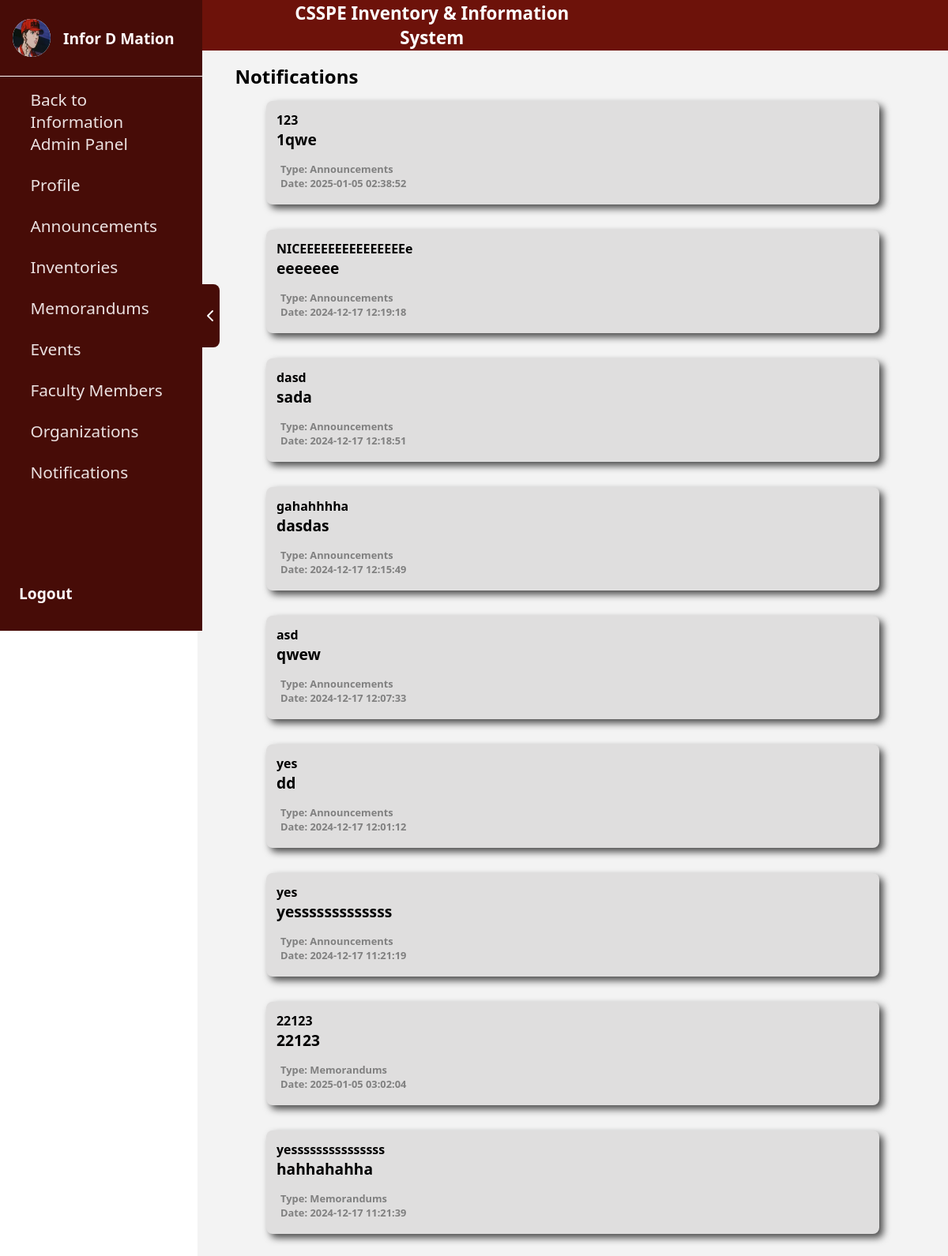
The app's page /homePage/notification.php (signed in) with its own data.
### tables this page shows
CREATE TABLE `users` (
  `id` int(11) NOT NULL,
  `first_name` varchar(100) NOT NULL,
  `last_name` varchar(100) NOT NULL,
  `middle_name` varchar(100) DEFAULT NULL,
  `email` varchar(255) NOT NULL,
  `address` text NOT NULL,
  `contact_no` varchar(15) NOT NULL,
  `rank` enum('Instructor','Assistant Professor','Associate Professor','Professor') NOT NULL,
  `password` varchar(255) NOT NULL,
  `created_at` timestamp NOT NULL DEFAULT current_timestamp(),
  `role` varchar(50) NOT NULL DEFAULT 'Instructor',
  `image` varchar(255) DEFAULT NULL,
  `department` varchar(255) NOT NULL
);

CREATE TABLE `notifications` (
  `id` int(11) NOT NULL,
  `title` varchar(255) NOT NULL,
  `description` text DEFAULT NULL,
  `uploaded_at` timestamp NOT NULL DEFAULT current_timestamp(),
  `type` enum('Memorandums','Announcements') NOT NULL,
  `is_read` tinyint(1) DEFAULT 0
);

### homePage/notification.php (the view, shortened to what this page needs)
<?php
require_once '../conn/conn.php';
$userid = $_SESSION['user_id'];
$query = "SELECT first_name, middle_name, last_name, image FROM users WHERE id = ?";
$stmt = $conn->prepare($query);
$stmt->bind_param("i", $userid);
$stmt->execute();
$result = $stmt->get_result();
if ($result->num_rows > 0) {
    $row = $result->fetch_assoc();
    $fullName = trim($row['first_name'] . ' ' . $row['middle_name'] . ' ' . $row['last_name']);
    $image = $row['image'];
} else {
    $fullName = "User Not Found";
}
$query = "SELECT type, title, description, DATE_FORMAT(uploaded_at, '%Y-%m-%d %H:%i:%s') AS formatted_date
          FROM notifications
          ORDER BY uploaded_at DESC";
$result = $conn->query($query);
$notifications = [
    'Announcements' => [],
    'Memorandums' => []
];
if ($result->num_rows > 0) {
    while ($row = $result->fetch_assoc()) {
        $notifications[$row['type']][] = $row;
    }
}
?>
<!DOCTYPE html>
<html lang="en">
<head>
    <link rel="stylesheet" href="../assets/css/organization.css">
    <link rel="stylesheet" href="../assets/css/sidebar.css">
    <link rel="stylesheet" href="../assets/css/notificationHome.css">
</head>
<body>
    <div class="body">
        <div class="sidebar">
            <div class="sidebarContent">
                <div class="arrowContainer" style="margin-left: 80rem;" id="toggleButton">
                    <div class="subArrowContainer">
                        <img class="hideIcon" src="../assets/img/arrow.png" alt="">
                    </div>
                </div>
            </div>
            <div class="userContainer">
                <div class="subUserContainer">
                    <div class="userPictureContainer">
                        <div class="subUserPictureContainer">
                            <img class="subUserPictureContainer"
                                src="../assets/img/<?= !empty($image) ? htmlspecialchars($image) : 'CSSPE.png' ?>"
                                alt="">
                        </div>
                    </div>
                    <div class="userPictureContainer1">
                        <p><?php echo $fullName; ?></p>
                    </div>
                </div>
                <div class="navContainer">
                    <div class="subNavContainer">
                        <?php if ($_SESSION['user_role'] === 'inventory_admin'): ?>
                            <a href="../inventoryAdmin/index.php">
                                <div class="buttonContainer1">
                                    <div class="nameOfIconContainer">
                                        <p>Back to Inventory Admin Panel</p>
                                    </div>
                                </div>
                            </a>
                        <?php elseif ($_SESSION['user_role'] === 'information_admin'): ?>
                            <a href="../informationAdmin/index.php">
                                <div class="buttonContainer1">
                                    <div class="nameOfIconContainer">
                                        <p>Back to Information Admin Panel</p>
                                    </div>
                                </div>
                            </a>
                        <?php endif; ?>
                        <a href="../homePage/profile.php">
                            <div class="buttonContainer1">
                                <div class="nameOfIconContainer">
                                    <p>Profile</p>
                                </div>
                            </div>
                        </a>
                        <a href="../homePage/">
                            <div class="buttonContainer1">
                                <div class="nameOfIconContainer">
                                    <p>Announcements</p>
                                </div>
                            </div>
                        </a>
                        <a href="../homePage/borrowing.php">
                            <div class="buttonContainer1">
                                <div class="nameOfIconContainer">
                                    <p>Inventories</p>
                                </div>
                            </div>
                        </a>
                        <a href="../homePage/memorandumHome.php">
                            <div class="buttonContainer1">
                                <div class="nameOfIconContainer">
                                    <p>Memorandums</p>
                                </div>
                            </div>
                        </a>
                        <a href="../homePage/events.php">
                            <div class="buttonContainer1">
                                <div class="nameOfIconContainer">
                                    <p>Events</p>
                                </div>
                            </div>
                        </a>
                        <a href="../homePage/members.php">
                            <div class="buttonContainer1">
                                <div class="nameOfIconContainer">
                                    <p>Faculty Members</p>
                                </div>
                            </div>
                        </a>
                        <a href="../homePage/organization.php">
                            <div class="buttonContainer1">
                                <div class="nameOfIconContainer">
                                    <p>Organizations</p>
                                </div>
                            </div>
                        </a>
                        <a href="../homePage/notification.php">
                            <div class="buttonContainer1">
                                <div class="nameOfIconContainer">
                                    <p>Notifications</p>
                                </div>
                            </div>
                        </a>
                    </div>
                </div>
                <div class="subUserContainer">
                    <a href="../logout.php">
                        <div style="margin-left: 1.5rem;" class="userPictureContainer1">
                            <p>Logout</p>
                        </div>
                    </a>
                </div>
            </div>
        </div>
        <div class="mainContainer" style="margin-left: 250px;">
            <div class="container">
                <div class="headerContainer">
                    <div class="subHeaderContainer">
                        <div class="logoContainer">
                        </div>
                        <div class="collegeNameContainer">
                            <p>CSSPE Inventory & Information System</p>
                        </div>
                    </div>
                </div>
                <div class="textContainer">
                    <p class="text">Notifications</p>
                </div>
                <div class="dashboardContainer">
                    <?php foreach ($notifications as $type => $notificationList): ?>
                        <?php if (!empty($notificationList)): ?>
                            <?php foreach ($notificationList as $notification): ?>
                                    <div class="notificationContainer">
                                        <a class="subNotificaitonContainer">
                                            <div class="messageContainer" style="padding:5px 5px;">
                                                <h5><?php echo htmlspecialchars($notification['title']); ?></h5>
                                                <p><?php echo htmlspecialchars($notification['description']); ?></p>
                                            </div>
                                            <div class="dateContainer" style="padding:10px 2px;">
                                                <h6 style="margin-left: 0.5rem;">Type:
                                                    <?php echo htmlspecialchars($type); ?>
                                                </h6>
                                                <h6 style="margin-left: 0.5rem;">Date:
                                                    <?php echo htmlspecialchars($notification['formatted_date']); ?>
                                                </h6>
                                            </div>
                                    </a>
                                    </div>
                            <?php endforeach; ?>
                        <?php endif; ?>
                    <?php endforeach; ?>
                </div>
            </div>
        </div>
    </div>
</body>
</html>

### assets/css/organization.css (style rules this page uses)
* { padding: 0; margin: 0; font-family: system-ui, -apple-system, BlinkMacSystemFont, 'Segoe UI', Roboto, Oxygen, Ubuntu, Cantarell, 'Open Sans', 'Helvetica Neue', sans-serif; }
.body, .popup { background-color: rgb(243, 243, 243); display: grid; grid-template-columns: 1fr; height: 100vh; }
.mainContainer { background-color: rgb(243, 243, 243); }
.headerContainer { height: 4rem; background-color: rgb(109, 18, 10); display: flex; gap: 0.5rem; flex-direction: row; }
.subHeaderContainer { height: 100%; width: 4rem; margin-left: 1rem; display: flex; align-items: center; justify-content: center; }
.collegeNameContainer { height: 100%; display: flex; align-items: center; justify-content: center; font-size: 2rem; color: white; display: none; }
.container { height: 100%; display: flex; align-items: center; flex-direction: column; width: 100%; }
.textContainer , .textContainer2 { height: 4rem; display: flex; align-items: center; justify-content: center; font-size: min(2rem, 1.5rem); font-weight: bold; width: 100%; }
.collegeNameContainer { height: 100%; display: flex; align-items: center; justify-content: center; font-size: 2rem; color: white; display: none; width: 30rem; }
.logoContainer { height: 100%; width: 4rem; display: flex; justify-content: center; align-items: center; }
.headerContainer { height: 4rem; width: 100%; }
.subHeaderContainer { display: flex; justify-content: center; align-items: center; flex-direction: row; gap: 0.5rem; }
@media only screen and (min-width: 601px) { .subHeaderContainer { width: 31rem; } }
@media only screen and (min-width: 601px) { .collegeNameContainer { display: flex; font-size: 1.4rem; font-weight: bold; } }
@media only screen and (min-width: 601px) { .textContainer { justify-content: left; } }
@media only screen and (min-width: 601px) { .text { margin-left: 5%; } }

### assets/css/sidebar.css (style rules this page uses)
body { margin: 0; padding: 0; overflow-x: hidden; font-family: system-ui, -apple-system, BlinkMacSystemFont, 'Segoe UI', Roboto, Oxygen, Ubuntu, Cantarell, 'Open Sans', 'Helvetica Neue', sans-serif; }
.userContainer { height: 100%; display: flex; align-items: center; justify-content: space-between; flex-direction: column; }
.subUserContainer { height: 6rem; width: 100%; display: grid; grid-template-columns: 5rem 1fr; border-bottom: solid snow 1px; cursor: pointer; }
.userPictureContainer { height: 100%; display: flex; align-items: center; justify-content: center; }
.userPictureContainer1 { height: 100%; display: flex; align-items: center; color: snow; font-size: 1.2rem; font-weight: bold; }
.subUserPictureContainer { height: 3rem; width: 3rem; border-radius: 5rem; background: rgb(207, 224, 236); display: flex; align-items: center; justify-content: center; }
.navContainer { width: 100%; }
.subNavContainer { height: 36rem; width: 100%; display: flex; flex-direction: column; gap: 1.5rem; }
.buttonContainer1 { display: flex; align-items: center; justify-content: center; flex-direction: row; height: 100%; width: 100%; transition: all 0.15s; cursor: pointer; }
.nameOfIconContainer { height: 100%; width: 70%; display: flex; align-items: center; color: rgba(255, 250, 250, 0.893); font-size: 1.3rem; transition: all 0.15s }
a { text-decoration: none; }
.sidebar { position: fixed; top: 0; left: 0; width: 16rem; height: 100vh; background-color: rgb(71, 12, 7); transition: transform 0.3s ease-in-out; }
.mainContainer { margin-left: 210px; text-align: center; transition: margin-left 0.3s ease-in-out; display: flex; justify-content: center; }
.arrowContainer { height: 100%; width: 1.5rem; right: -1.4rem; display: flex; align-items: center; justify-content: center; position: absolute; }
.subArrowContainer { width: 100%; height: 5rem; border-radius: -10rem; background-color: rgb(71, 12, 7); border-radius: 0 0.5rem 0.5rem 0; display: flex; align-items: center; justify-content: center; cursor: pointer; }
.hideIcon { height: 1.5rem; animation: rotateLeft 0.5s linear; }

### assets/css/notificationHome.css (style rules this page uses)
@media only screen and (min-width: 1025px) and (max-width: 1440px) { .notificationContainer { flex-direction: column; } }

### records on screen
users: image (picture), fullName "Infor D Mation"
notifications: title "123", description "1qwe", type "Announcements", formatted_date "2025-01-05 02:38:52"
notifications: title "NICEEEEEEEEEEEEEEEe", description "eeeeeee", type "Announcements", formatted_date "2024-12-17 12:19:18"
notifications: title "dasd", description "sada", type "Announcements", formatted_date "2024-12-17 12:18:51"
notifications: title "gahahhhha", description "dasdas", type "Announcements", formatted_date "2024-12-17 12:15:49"
notifications: title "asd", description "qwew", type "Announcements", formatted_date "2024-12-17 12:07:33"
notifications: title "yes", description "dd", type "Announcements", formatted_date "2024-12-17 12:01:12"
notifications: title "yes", description "yesssssssssssss", type "Announcements", formatted_date "2024-12-17 11:21:19"
notifications: title "22123", description "22123", type "Memorandums", formatted_date "2025-01-05 03:02:04"
notifications: title "yesssssssssssssss", description "hahhahahha", type "Memorandums", formatted_date "2024-12-17 11:21:39"
